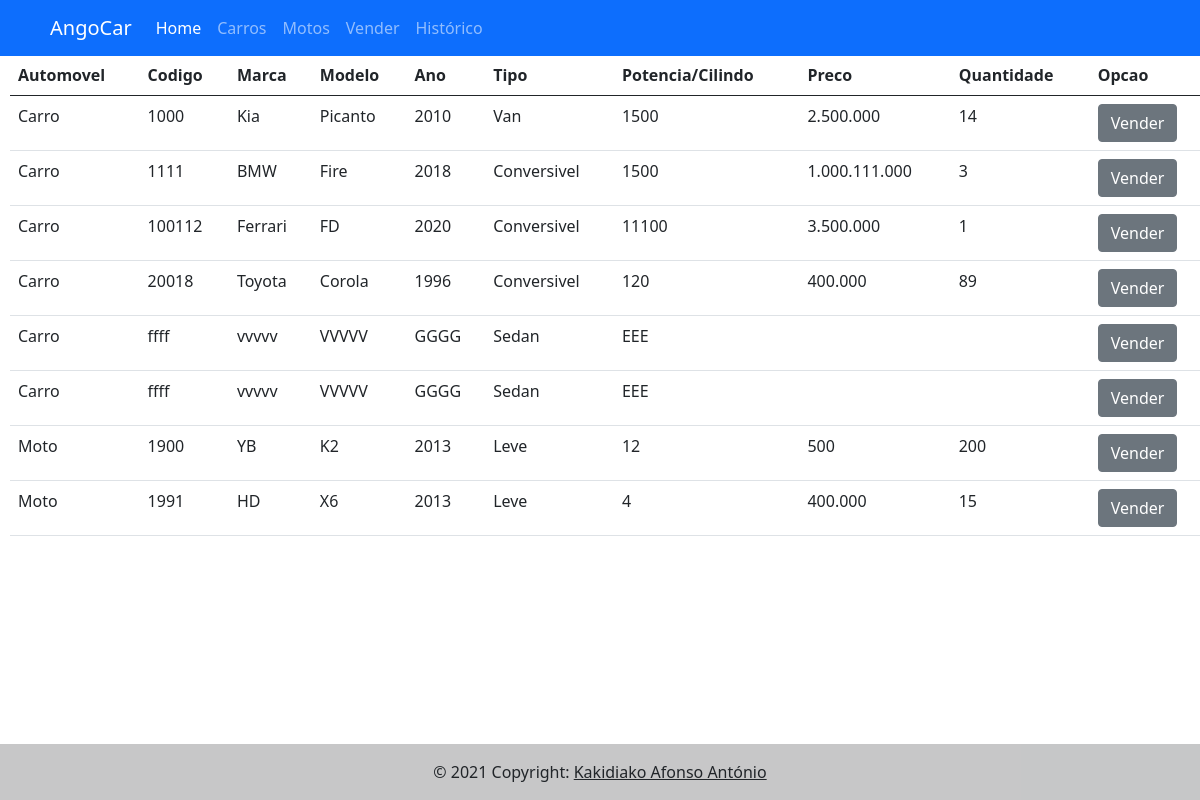
Page /Vender.php on the committed database.
### tables this page shows
CREATE TABLE IF NOT EXISTS `carros` (
  `id` int(11) NOT NULL AUTO_INCREMENT,
  `codigo` varchar(250) NOT NULL,
  `marca` varchar(250) NOT NULL,
  `modelo` varchar(250) NOT NULL,
  `ano` varchar(250) NOT NULL,
  `preco` varchar(250) NOT NULL,
  `qtdade` varchar(250) NOT NULL,
  `capacidade` varchar(250) NOT NULL,
  `tipo` varchar(250) NOT NULL,
  `combustivel` varchar(250) NOT NULL,
  `potencia` varchar(250) NOT NULL,
  PRIMARY KEY (`id`)
);

CREATE TABLE IF NOT EXISTS `motos` (
  `id` int(11) NOT NULL AUTO_INCREMENT,
  `codigo` varchar(250) NOT NULL,
  `marca` varchar(250) NOT NULL,
  `modelo` varchar(250) NOT NULL,
  `ano` varchar(250) NOT NULL,
  `preco` varchar(250) NOT NULL,
  `tipo` varchar(250) NOT NULL,
  `cilindro` varchar(250) NOT NULL,
  `qtdade` varchar(250) NOT NULL,
  PRIMARY KEY (`id`)
);

### DAO/dao.php (called while the page is built, shortened)
<?php
$pdo = Conexao();
function listarCarro()
{
    global $pdo;
    $query = "select * from carros";
    $resultado = $pdo->prepare($query);
    $resultado->execute();
    return $resultado->fetchAll(PDO::FETCH_OBJ);
}
function listarMoto()
{
    global $pdo;
    $query = "select * from motos";
    $resultado = $pdo->prepare($query);
    $resultado->execute();
    return $resultado->fetchAll(PDO::FETCH_OBJ);
}
?>

### Vender.php (the view, shortened to what this page needs)
<?php
include_once('./DAO/dao.php');
?>
<!DOCTYPE html>
<html lang="en">
<head>
    <link rel="stylesheet" href="./bootstrap/css/bootstrap.css">
    <link rel="stylesheet" href="./bootstrap/css/style.css">
</head>
<body>
<nav class="navbar navbar-expand-lg navbar navbar-dark bg-primary fixed-top">
        <a href="index.php" class="navbar-brand">AngoCar</a>
        <div class="collapse navbar-collapse" id="navbarCollapse2">
            <div class="navbar-nav">
                <a href="index.php" class="nav-item nav-link active">Home</a>
                <a href="carros.php" class="nav-item nav-link">Carros</a>
                <a href="motos.php" class="nav-item nav-link">Motos</a>
                <a href="vender.php" class="nav-item nav-link">Vender</a>
                <a href="historico.php" class="nav-item nav-link">Histórico</a>
            </div>
        </div>
</nav>
<table class="table margemTop tableMargin">
  <thead class="thead-dark">
    <tr>
      <th scope="col">Automovel</th>
      <th scope="col">Codigo</th>
      <th scope="col">Marca</th>
      <th scope="col">Modelo</th>
      <th scope="col">Ano</th>
      <th scope="col">Tipo</th>
      <th scope="col">Potencia/Cilindo</th>
      <th scope="col">Preco</th>
      <th scope="col">Quantidade</th>
      <th scope="col">Opcao</th>
    </tr>
  </thead>
  <tbody>
  <?php
    foreach (listarCarro() as $value)
    {
      echo "
      <tr>
        <td>Carro</td>
        <td>$value->codigo</td>
        <td>$value->marca</td>
        <td>$value->modelo</td>
        <td>$value->ano</td>
        <td>$value->tipo</td>
        <td>$value->potencia</td>
        <td>$value->preco</td>
        <td>$value->qtdade</td>
        <td><button type='button' class='btn btn-secondary vender'>Vender</button></td>
      </tr>
      ";
    }
      foreach (listarMoto() as $value)
    {
      echo "
      <tr>
        <td>Moto</td>
        <td>$value->codigo</td>
        <td>$value->marca</td>
        <td>$value->modelo</td>
        <td>$value->ano</td>
        <td>$value->tipo</td>
        <td>$value->cilindro</td>
        <td>$value->preco</td>
        <td>$value->qtdade</td>
        <td><button type='button' class='btn btn-secondary vender'>Vender</button></td>
      </tr>
      ";
    }
  ?>
  </tbody>
</table>
<footer class="bg-light text-center text-lg-start fixed-bottom">
  <div class="text-center p-3" style="background-color: rgba(0, 0, 0, 0.2)">
    © 2021 Copyright:
    <a class="text-dark">Kakidiako Afonso António</a>
  </div>
</footer>
</body>
</html>

### rows in the picture
carros: codigo "1000", marca "Kia", modelo "Picanto", ano "2010", tipo "Van", potencia "1500", preco "2.500.000", qtdade "14"
carros: codigo "1111", marca "BMW", modelo "Fire", ano "2018", tipo "Conversivel", potencia "1500", preco "1.000.111.000", qtdade "3"
carros: codigo "100112", marca "Ferrari", modelo "FD", ano "2020", tipo "Conversivel", potencia "11100", preco "3.500.000", qtdade "1"
carros: codigo "20018", marca "Toyota", modelo "Corola", ano "1996", tipo "Conversivel", potencia "120", preco "400.000", qtdade "89"
carros: codigo "ffff", marca "vvvvv", modelo "VVVVV", ano "GGGG", tipo "Sedan", potencia "EEE"
carros: codigo "ffff", marca "vvvvv", modelo "VVVVV", ano "GGGG", tipo "Sedan", potencia "EEE"
motos: codigo "1900", marca "YB", modelo "K2", ano "2013", tipo "Leve", cilindro "12", preco "500", qtdade "200"
motos: codigo "1991", marca "HD", modelo "X6", ano "2013", tipo "Leve", cilindro "4", preco "400.000", qtdade "15"
